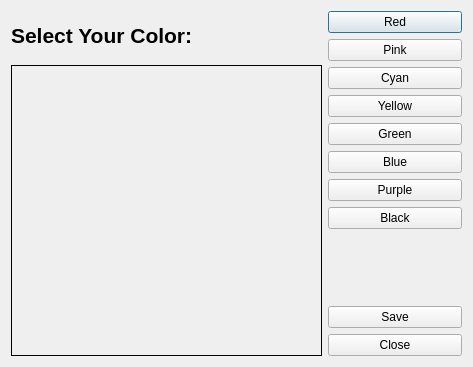
<?xml version="1.0" encoding="UTF-8"?>
<ui version="4.0">
 <class>CustomizeDialog</class>
 <widget class="QDialog" name="CustomizeDialog">
  <property name="geometry">
   <rect>
    <x>0</x>
    <y>0</y>
    <width>473</width>
    <height>367</height>
   </rect>
  </property>
  <property name="windowTitle">
   <string>Dialog</string>
  </property>
  <layout class="QGridLayout" name="gridLayout">
   <item row="0" column="0">
    <layout class="QHBoxLayout" name="horizontalLayout">
     <item>
      <layout class="QVBoxLayout" name="verticalLayout_2">
       <item>
        <widget class="QLabel" name="CustomizeLabel">
         <property name="minimumSize">
          <size>
           <width>153</width>
           <height>18</height>
          </size>
         </property>
         <property name="font">
          <font>
           <pointsize>16</pointsize>
           <weight>75</weight>
           <bold>true</bold>
          </font>
         </property>
         <property name="text">
          <string>Select Your Color:</string>
         </property>
        </widget>
       </item>
       <item>
        <widget class="QLabel" name="TankLabel">
         <property name="minimumSize">
          <size>
           <width>311</width>
           <height>291</height>
          </size>
         </property>
         <property name="frameShape">
          <enum>QFrame::Box</enum>
         </property>
         <property name="text">
          <string/>
         </property>
        </widget>
       </item>
      </layout>
     </item>
     <item>
      <layout class="QVBoxLayout" name="verticalLayout">
       <item>
        <widget class="QPushButton" name="RedButton">
         <property name="text">
          <string>Red</string>
         </property>
        </widget>
       </item>
       <item>
        <widget class="QPushButton" name="PinkButton">
         <property name="text">
          <string>Pink</string>
         </property>
        </widget>
       </item>
       <item>
        <widget class="QPushButton" name="CyanButton">
         <property name="text">
          <string>Cyan</string>
         </property>
        </widget>
       </item>
       <item>
        <widget class="QPushButton" name="YellowButton">
         <property name="text">
          <string>Yellow</string>
         </property>
        </widget>
       </item>
       <item>
        <widget class="QPushButton" name="GreenButton">
         <property name="text">
          <string>Green</string>
         </property>
        </widget>
       </item>
       <item>
        <widget class="QPushButton" name="BlueButton">
         <property name="text">
          <string>Blue</string>
         </property>
        </widget>
       </item>
       <item>
        <widget class="QPushButton" name="PurpleButton">
         <property name="text">
          <string>Purple</string>
         </property>
        </widget>
       </item>
       <item>
        <widget class="QPushButton" name="BlackButton">
         <property name="text">
          <string>Black</string>
         </property>
        </widget>
       </item>
       <item>
        <spacer name="verticalSpacer">
         <property name="orientation">
          <enum>Qt::Vertical</enum>
         </property>
         <property name="sizeHint" stdset="0">
          <size>
           <width>20</width>
           <height>40</height>
          </size>
         </property>
        </spacer>
       </item>
       <item>
        <widget class="QPushButton" name="custSaveButton">
         <property name="text">
          <string>Save</string>
         </property>
        </widget>
       </item>
       <item>
        <widget class="QPushButton" name="custCloseButton">
         <property name="text">
          <string>Close</string>
         </property>
        </widget>
       </item>
      </layout>
     </item>
    </layout>
   </item>
  </layout>
 </widget>
 <resources/>
 <connections/>
</ui>
